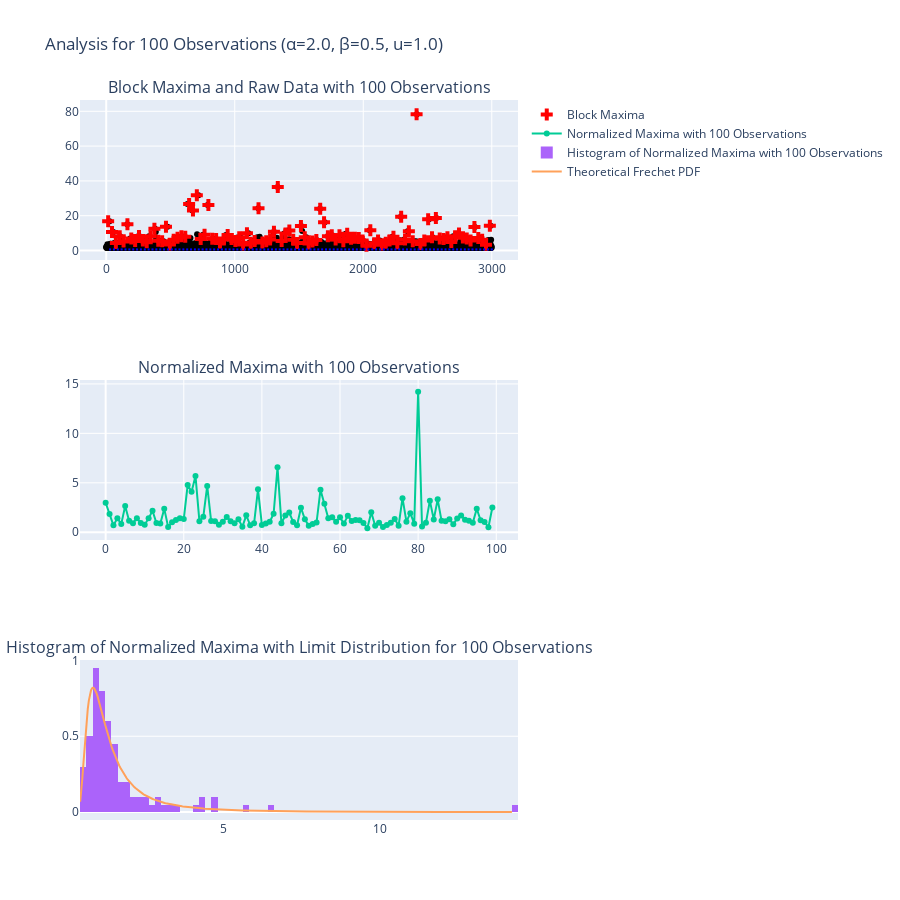
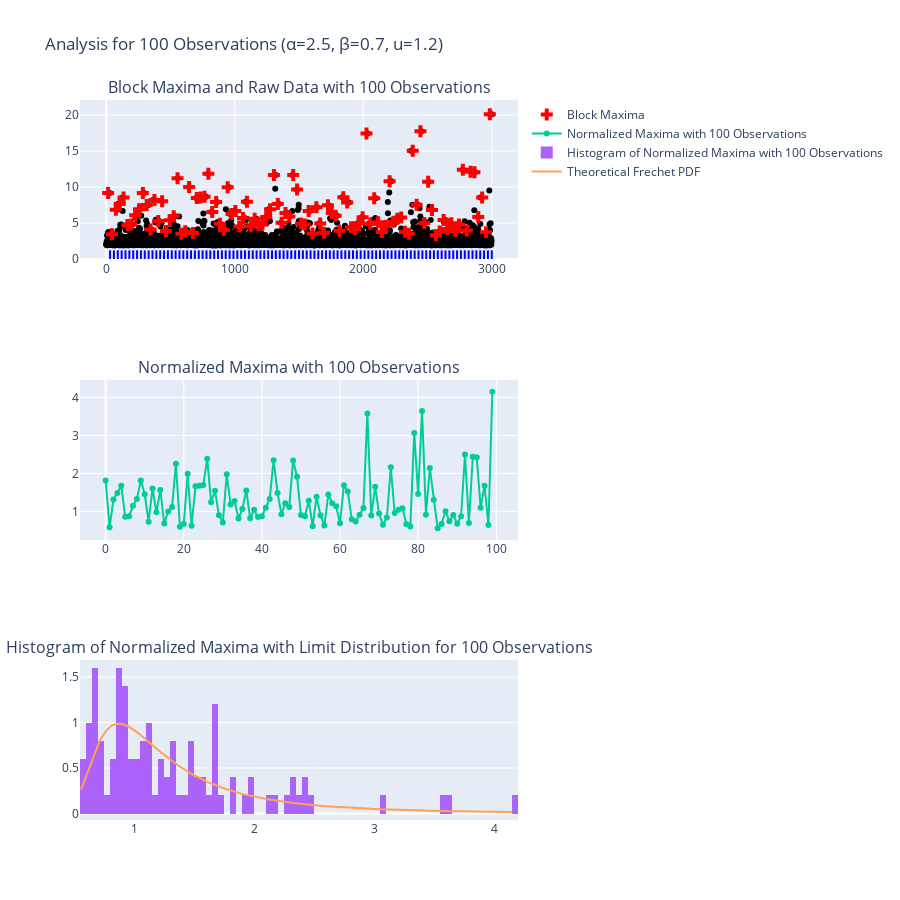
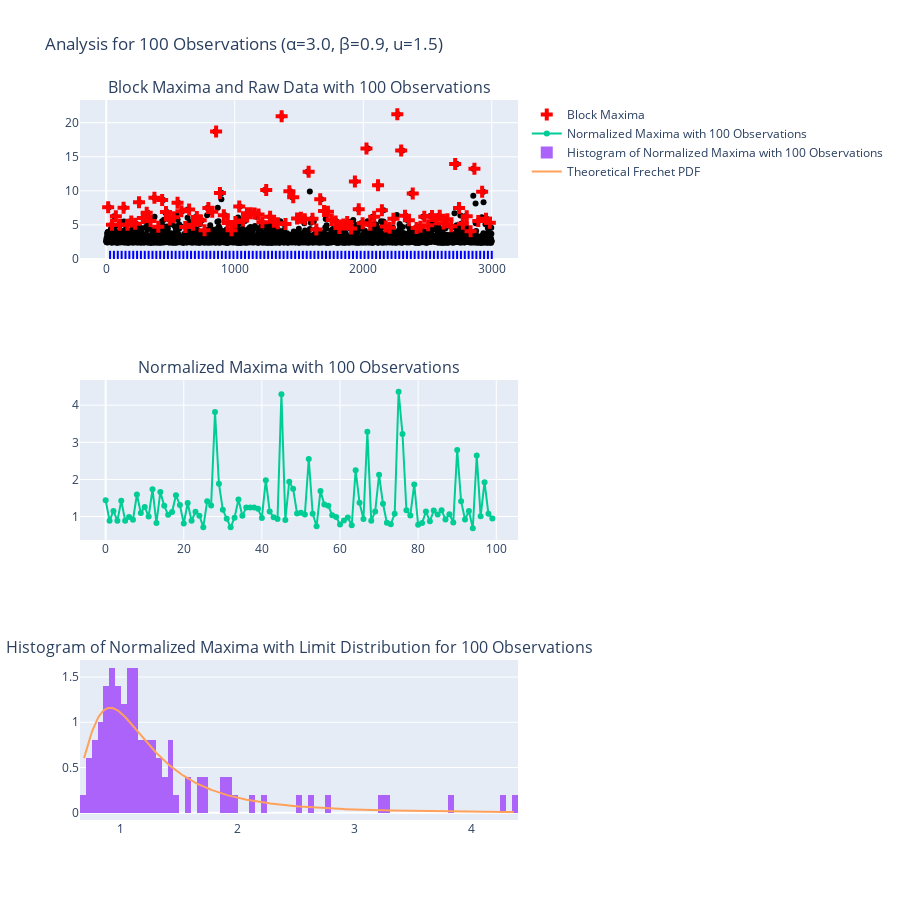

The code cell stored with these charts, in order, in its notebook:
### Markdown cell above
$$
F(x) = 1 - \left( \frac{x - \beta}{u} \right)^{-\alpha} \quad \text{for} \quad x > u + \beta,
$$

we are looking to find sequences $a_n$ and $b_n$ that normalize maxima.

$$
P(X > x) = \left( \frac{x - \beta}{u} \right)^{-\alpha}.
$$

Given the normalization $F_n(a_n x + b_n)$, and setting $b_n = \beta$:

$$
F_n(a_n x + \beta) = \left(1 - \left( \frac{a_n x + \beta - \beta}{u} \right)^{-\alpha}\right)^n
$$

$$
F_n(a_n x + \beta) = \left(1 - \left( \frac{a_n x}{u} \right)^{-\alpha}\right)^n.
$$

For large $n$, this behaves as:

$$
F_n(a_n x + \beta) \approx \exp\left(n \log\left(1 - \left( \frac{a_n x}{u} \right)^{-\alpha}\right)\right).
$$

For the normalization to converge to the Fréchet distribution, we aim for a structure that's proportional to $\exp(-x^{-\alpha})$.

To attain this, let's choose $a_n = u n^{1/\alpha}$. Plugging in this value:

$$
F_n(u n^{1/\alpha} x + \beta) \approx \exp\left(n \log\left(1 - \left( \frac{n^{1/\alpha} x}{u} \right)^{-\alpha}\right)\right).
$$

For large $n$, the term inside the logarithm gives us the desired structure, $\exp(-x^{-\alpha})$, which is the Fréchet distribution.

### Code cell
n = 30  # Size of each block

# List of parameter sets
parameter_sets = [
    {"alpha": 2.0, "beta": 0.5, "u": 1.0},
    {"alpha": 2.5, "beta": 0.7, "u": 1.2},
    {"alpha": 3.0, "beta": 0.9, "u": 1.5}
]

def generate_blocks(M, n, alpha, beta, u):
    # Generate uniform random numbers
    uniform_samples = np.random.rand(M, n)
    # Use the inverse CDF to get Pareto samples
    pareto_samples = beta + u * ((1 - uniform_samples)**(-1/alpha))
    return pareto_samples

def compute_maxima(blocks):
    return np.max(blocks, axis=1)

def normalize_maxima(maxima, n):
    a_n = u * n**(1/alpha)
    b_n = beta
    return (maxima - b_n) / a_n

def plot_analysis(blocks, block_maxima, normalized_maxima, M, nbins, alpha, beta, u):
    block_ends = np.arange(n, M*n+1, n)
    raw_data = blocks.flatten()
    fig = make_subplots(rows=3, cols=1, subplot_titles=(f"Block Maxima and Raw Data with {M} Observations", 
                                                        f"Normalized Maxima with {M} Observations", 
                                                        f"Histogram of Normalized Maxima with Limit Distribution for {M} Observations"))

    fig.add_trace(
        go.Scatter(y=raw_data, mode='markers', marker=dict(color='black', size=6), name='Raw data', showlegend=False),
        row=1, col=1
    )

    fig.add_trace(
        go.Scatter(x=block_ends-n/2, y=block_maxima, mode='markers', marker=dict(symbol='cross', color='red', size=10), name='Block Maxima'),
        row=1, col=1
    )

    for end in block_ends:
        fig.add_shape(
            go.layout.Shape(
                type="line",
                x0=end,
                x1=end,
                y0=0,
                y1=1.2,  
                line=dict(color="blue"),
            ),
            row=1, col=1
        )
    fig.add_trace(
        go.Scatter(y=normalized_maxima, mode='lines+markers', name=f"Normalized Maxima with {M} Observations"),
        row=2, col=1
    )

    fig.add_trace(
        go.Histogram(x=normalized_maxima, name=f"Histogram of Normalized Maxima with {M} Observations", nbinsx=nbins, histnorm='probability density'),
        row=3, col=1
    )
    
    # Frechet PDF (theoretical)
    x_vals = np.linspace(min(normalized_maxima), max(normalized_maxima), 400)
    y_vals = alpha * x_vals**(-alpha - 1) * np.exp(-x_vals**(-alpha))
    fig.add_trace(
        go.Scatter(x=x_vals, y=y_vals, mode='lines', name='Theoretical Frechet PDF'),
        row=3, col=1
    )

    title = f"Analysis for {M} Observations (α={alpha}, β={beta}, u={u})"
    fig.update_layout(title_text=title, height=900)
    fig.show()


for params in parameter_sets:
    alpha, beta, u = params["alpha"], params["beta"], params["u"]
    blocks = generate_blocks(M1, n, alpha, beta, u)
    block_maxima = compute_maxima(blocks)
    normalized_maxima = normalize_maxima(block_maxima, n)
    plot_analysis(blocks, block_maxima, normalized_maxima, M1, nbins=100, alpha=alpha, beta=beta, u=u)
